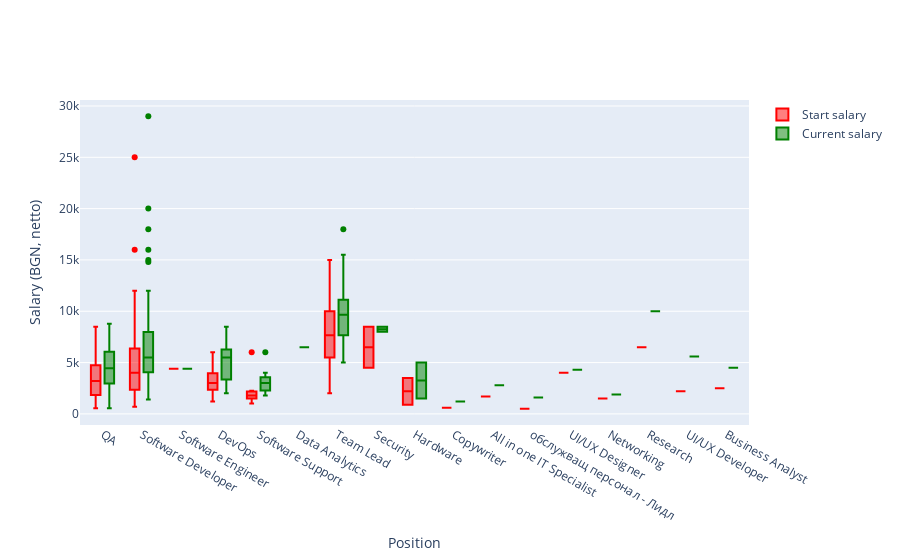

This figure's notebook cell:
### Code cell
fig = go.Figure()
fig.add_trace(go.Box(
    x=salaries['pos'], 
    y=salaries['start_salary'],
    name='Start salary',
    marker_color='red'
))
fig.add_trace(go.Box(
    x=salaries['pos'], 
    y=salaries['curr_salary'],
    name='Current salary',
    marker_color='green'
))

fig.update_layout(
    xaxis=dict(title='Position', zeroline=False),
    yaxis=dict(title='Salary (BGN, netto)', zeroline=False),
    boxmode='group'
)

fig.show()

### Figure 1 — Plotly figure (JSON) as saved in the notebook; plotly's stock layout.template omitted (floating-point values rounded to 4 significant figures; data arrays with more than 128 entries replaced by an {"elided": "..."} marker saying what was removed)
{"data": [{"marker": {"color": "red"}, "name": "Start salary", "type": "box", "x": {"elided": "192 str values"}, "y": {"elided": "192 int values"}}, {"marker": {"color": "green"}, "name": "Current salary", "type": "box", "x": {"elided": "192 str values"}, "y": {"elided": "192 int values"}}], "layout": {"boxmode": "group", "xaxis": {"title": {"text": "Position"}, "zeroline": false}, "yaxis": {"title": {"text": "Salary (BGN, netto)"}, "zeroline": false}}}
